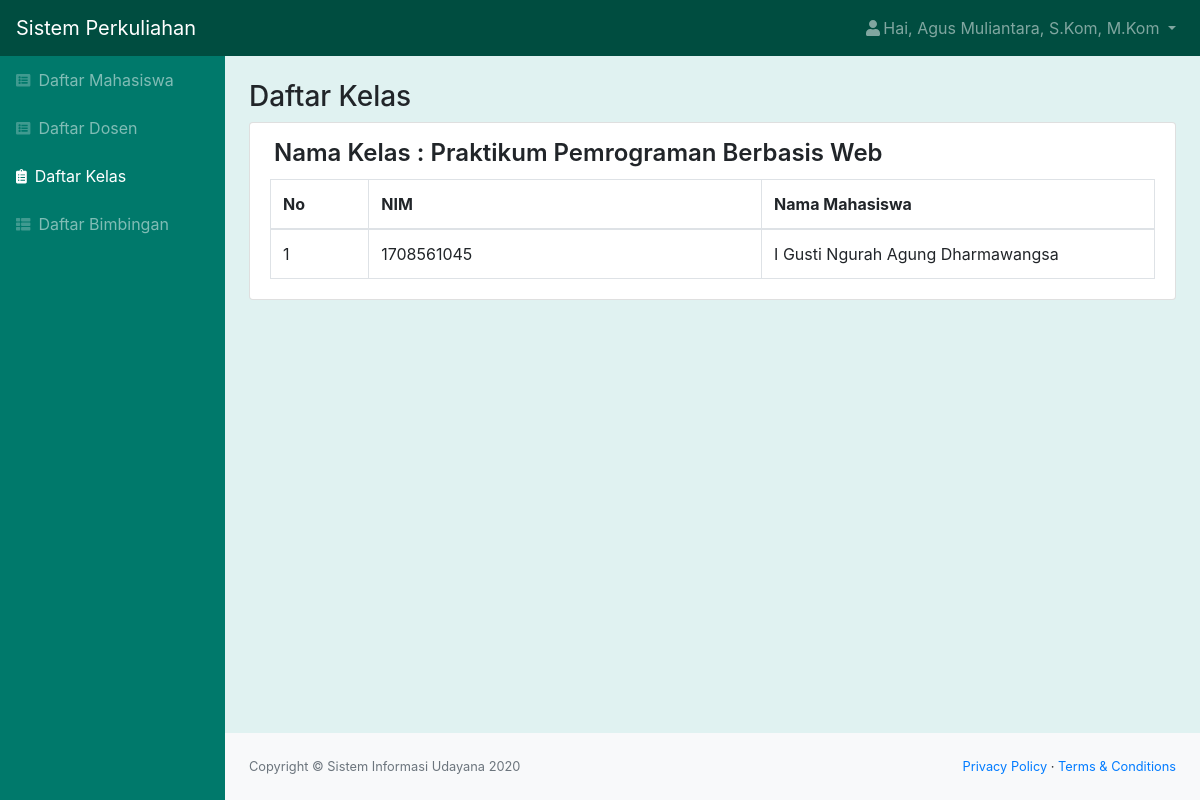
The page /kelas_lihat.php?id_kelas=10 (signed in) on the database its author committed.
### tables this page shows
CREATE TABLE `kelas` (
  `id_kelas` int(11) NOT NULL,
  `nama_kelas` varchar(100) NOT NULL,
  `jam_kuliah` varchar(20) NOT NULL,
  `kuota_kelas` int(11) NOT NULL,
  `id_dosen` int(11) NOT NULL,
  `status` varchar(20) NOT NULL
);

CREATE TABLE `join_kelas` (
  `id_join` int(11) NOT NULL,
  `id_mahasiswa` int(11) NOT NULL,
  `id_kelas` int(11) NOT NULL
);

CREATE TABLE `mahasiswa` (
  `id_mahasiswa` int(11) NOT NULL,
  `role` char(1) NOT NULL,
  `nim` char(10) NOT NULL,
  `nama` varchar(50) NOT NULL,
  `email` varchar(50) NOT NULL,
  `alamat` varchar(50) NOT NULL,
  `tanggal_lahir` date NOT NULL,
  `status` varchar(20) NOT NULL,
  `password` varchar(300) NOT NULL
);

### kelas_lihat.php (the view, shortened to what this page needs)
<?php
include "function.php";
$nama = $_SESSION['nama'];
$id_kelas = $_GET['id_kelas'];
$queryKelas = mysqli_query($koneksi, "SELECT * FROM join_kelas INNER JOIN kelas ON join_kelas.id_kelas=kelas.id_kelas INNER JOIN mahasiswa ON join_kelas.id_mahasiswa=mahasiswa.id_mahasiswa WHERE kelas.id_kelas = '$id_kelas'");
$kelas = mysqli_query($koneksi, "SELECT nama_kelas FROM kelas WHERE id_kelas = '$id_kelas'");
?>
<!DOCTYPE html>
<html lang="en">
    <head>
        <link href="css/styles.css" rel="stylesheet" />
        <link href="https://cdn.datatables.net/1.10.20/css/dataTables.bootstrap4.min.css" rel="stylesheet" />
        <link href="css/panel.css" rel="stylesheet" />
    </head>
    <body class="sb-nav-fixed">
        <nav class="sb-topnav navbar navbar-expand navbar-dark bg-dark">
            <a class="navbar-brand" href="index.html">Sistem Perkuliahan</a>
            <ul class="navbar-nav ml-auto">
                <li class="nav-item dropdown">
                    <a class="nav-link dropdown-toggle" id="userDropdown" href="#" role="button" data-toggle="dropdown" aria-haspopup="true" aria-expanded="false"><i class="fas fa-user fa-fw"></i>Hai, <?= $nama; ?> </a>
                </li>
            </ul>
        </nav>
        <div id="layoutSidenav">
            <div id="layoutSidenav_nav">
                <nav class="sb-sidenav accordion sb-sidenav-dark" id="sidenavAccordion">
                    <div class="sb-sidenav-menu">
                        <div class="nav">
                            <a class="nav-link" href="mahasiswa.php"
                                ><div class="sb-nav-link-icon"><i class="fas fa-list-alt"></i></div>
                                Daftar Mahasiswa</a
                            >
                            <a class="nav-link" href="dosen.php"
                                ><div class="sb-nav-link-icon"><i class="fas fa-list-alt"></i></div>
                                Daftar Dosen</a
                            >
                            <a class="nav-link active" href="kelas.php"
                                ><div class="sb-nav-link-icon"><i class="fas fa-clipboard-list"></i></div>
                                Daftar Kelas</a
                            >
                            <a class="nav-link" href="bimbingan.php"
                                ><div class="sb-nav-link-icon"><i class="fas fa-th-list"></i></div>
                                Daftar Bimbingan</a
                            >
                        </div>
                    </div>
                </nav>
            </div>
            <div id="layoutSidenav_content">
                <main>
                    <div class="container-fluid">
                        <h3 class="mt-4">Daftar Kelas</h3>
                        <div class="card mb-4">
                        <?php $nama = mysqli_fetch_assoc($kelas); ?>
                            <div class="font mt-3 px-4 mb-0">
                                <h4 style="font-weight: 600;">Nama Kelas : <?= $nama['nama_kelas']; ?></h4>
                            </div>
                            <div class="card-body py-1">
                                <div class="table-responsive">
                                    <table class="table table-bordered" id="dataTable" width="100%" cellspacing="0">
                                        <thead>
                                            <tr>
                                                <th class="col-sm-1">No</th>
                                                <th class="col-sm-4">NIM</th>
                                                <th class="col-sm-4">Nama Mahasiswa</th>
                                            </tr>
                                        </thead>
                                        <?php $i=1; ?>
                                        <?php while($data = mysqli_fetch_assoc($queryKelas)) { ?>
                                            <tr>
                                                <td><?= $i; ?></td>
                                                <td><?= $data['nim']; ?></td>
                                                <td><?= $data['nama']; ?></td>
                                            </tr>
                                        <?php $i++; ?>
                                        <?php } ?>
                                    </table>
                                </div>
                            </div>
                        </div>
                </main>
                <footer class="py-4 bg-light mt-auto">
                    <div class="container-fluid">
                        <div class="d-flex align-items-center justify-content-between small">
                            <div class="text-muted">Copyright &copy; Sistem Informasi Udayana 2020</div>
                            <div>
                                <a href="#">Privacy Policy</a>
                                &middot;
                                <a href="#">Terms &amp; Conditions</a>
                            </div>
                        </div>
                    </div>
                </footer>
            </div>
        </div>
    </body>
</html>

### css/panel.css (style rules this page uses)
.bg-dark { background-color: #004d40 !important; }
.sb-sidenav-dark { background-color: #00796b !important; }
body { background-color: #e0f2f1 !important; }

### rows shown on the page
kelas: nama_kelas "Praktikum Pemrograman Berbasis Web"
join_kelas: id_mahasiswa.nim "1708561045", id_mahasiswa.nama "I Gusti Ngurah Agung Dharmawangsa"

### other values the page prints
$nama "Agus Muliantara, S.Kom, M.Kom"
